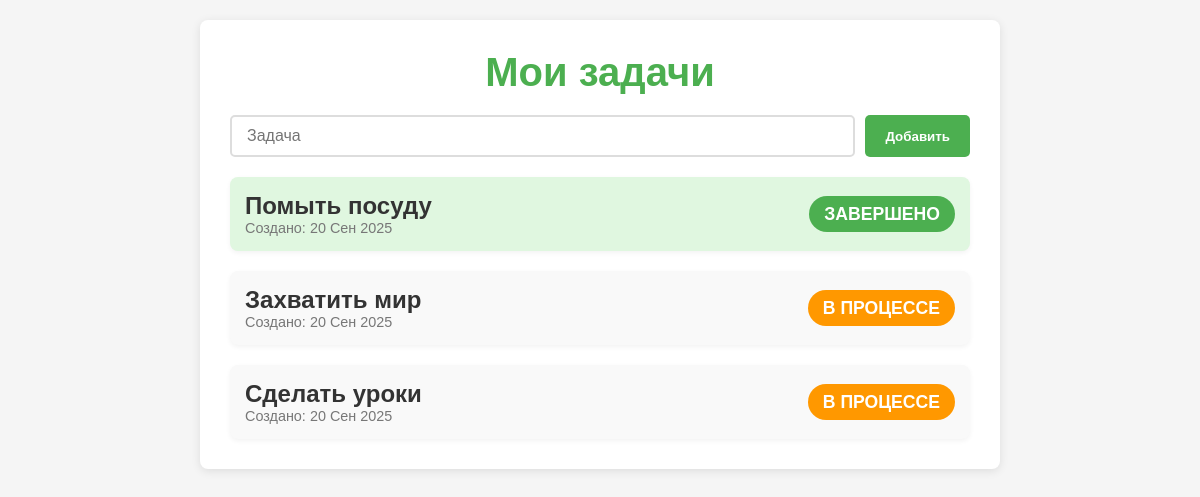
Before: / with the older database file.
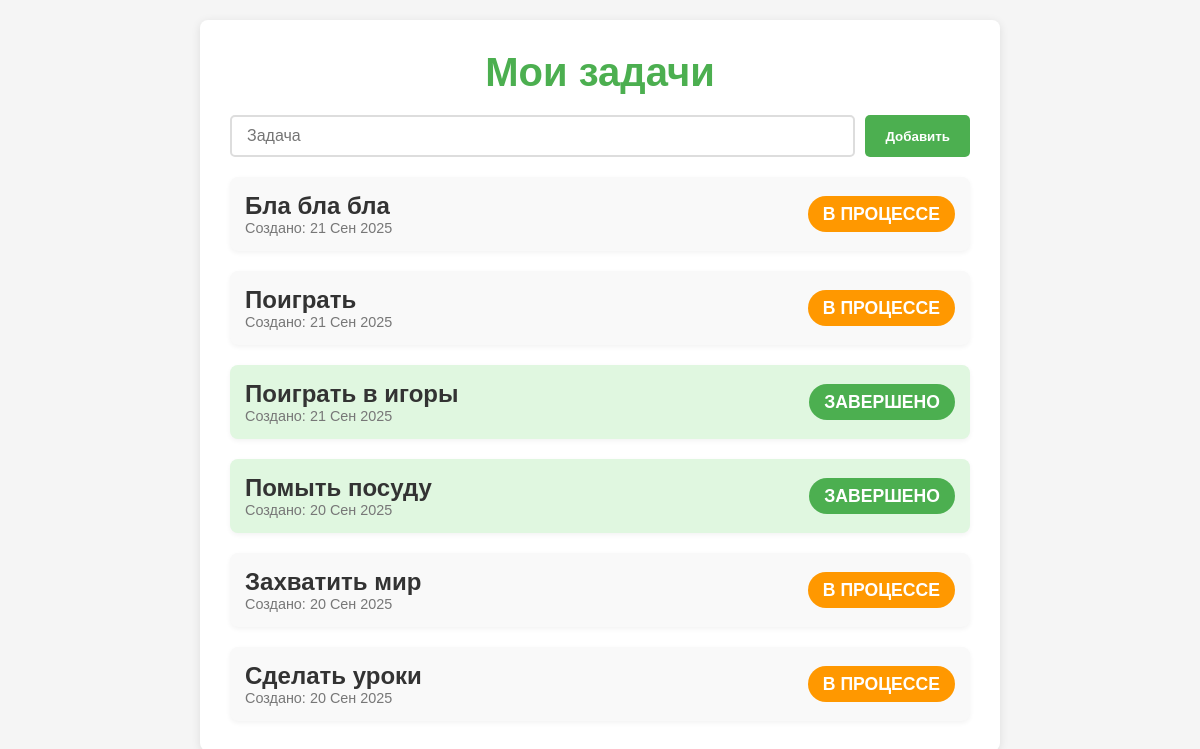
After: the same page with the newer database file.
### todo/models.py (models this page shows, shortened)
class Task(models.Model):
    title = models.CharField( max_length=200 )
    completed = models.BooleanField( default=False )
    created_at = models.DateTimeField( auto_now_add=True )

### todo/views.py (the view)
# urls.py: 2. Add a URL to urlpatterns:  path('', views.home, name='home')
def home(request):
    tasks = Task.objects.order_by('-created_at')
    return render(request, 'home.html', {'tasks' : tasks})

### todo/templates/home.html (shortened to what this page needs)
<!DOCTYPE html>
<html lang="ru">
<head>
</head>
<body>
    <div class="container">
        <header>
            <h1>Мои задачи</h1>
            <form action="{% url 'add' %}" method="post">
                <input type="text" name="title" placeholder="Задача">
                <button> Добавить </button>
            </form>
        </header>
        <div class="task-list">
            {% for task in tasks %}
                <div class="task-card {% if task.completed %}completed{% endif %}">
                    <div class="task-info">
                        <h2 class="task-title">{{ task.title }}</h2>
                        <p class="task-date">Создано: {{ task.created_at|date:"d M Y" }}</p>
                    </div>
                    <div class="task-status">
                        <span class="status {% if task.completed %}completed-status{% else %}pending-status{% endif %}">
                            {% if task.completed %}Завершено{% else %}В процессе{% endif %}
                        </span>
                    </div>
                </div>
            {% endfor %}
        </div>
    </div>
</body>
</html>

### todo/templates/home.html (style rules this page uses)
* { margin: 0; padding: 0; box-sizing: border-box; }
body { font-family: 'Arial', sans-serif; background-color: #f5f5f5; color: #333; padding: 20px; }
.container { max-width: 800px; margin: 0 auto; background-color: #fff; border-radius: 8px; box-shadow: 0 2px 10px rgba(0, 0, 0, 0.1); padding: 30px; }
header { text-align: center; margin-bottom: 20px; }
h1 { font-size: 2.5em; color: #4CAF50; }
.task-list { display: flex; flex-direction: column; gap: 20px; }
.task-card { display: flex; justify-content: space-between; align-items: center; background-color: #f9f9f9; padding: 15px; border-radius: 8px; box-shadow: 0 2px 5px rgba(0, 0, 0, 0.05); transition: background-color 0.3s ease, transform 0.2s ease; }
.task-card.completed { background-color: #e0f7e0; }
.task-info { max-width: 70%; }
.task-title { font-size: 1.5em; color: #333; }
.task-date { font-size: 0.9em; color: #777; }
.task-status { font-size: 1.1em; }
.status { padding: 8px 15px; border-radius: 20px; font-weight: bold; text-transform: uppercase; }
.completed-status { background-color: #4CAF50; color: white; }
.pending-status { background-color: #FF9800; color: white; }
form { display: flex; justify-content: center; gap: 10px; margin-top: 20px; }
input[type="text"] { flex: 1; padding: 10px 15px; font-size: 1em; border: 2px solid #ddd; border-radius: 5px; transition: border-color 0.3s ease, box-shadow 0.3s ease; }
button { padding: 10px 20px; background-color: #4CAF50; color: white; font-weight: bold; border: none; border-radius: 5px; cursor: pointer; transition: background-color 0.3s ease, transform 0.2s ease; }

Changed rows visible on the page:
added Task: title "Бла бла бла", created_at "21 Сен 2025", completed "В ПРОЦЕССЕ"
added Task: title "Поиграть", created_at "21 Сен 2025", completed "В ПРОЦЕССЕ"
added Task: title "Поиграть в игоры", created_at "21 Сен 2025", completed "ЗАВЕРШЕНО"
